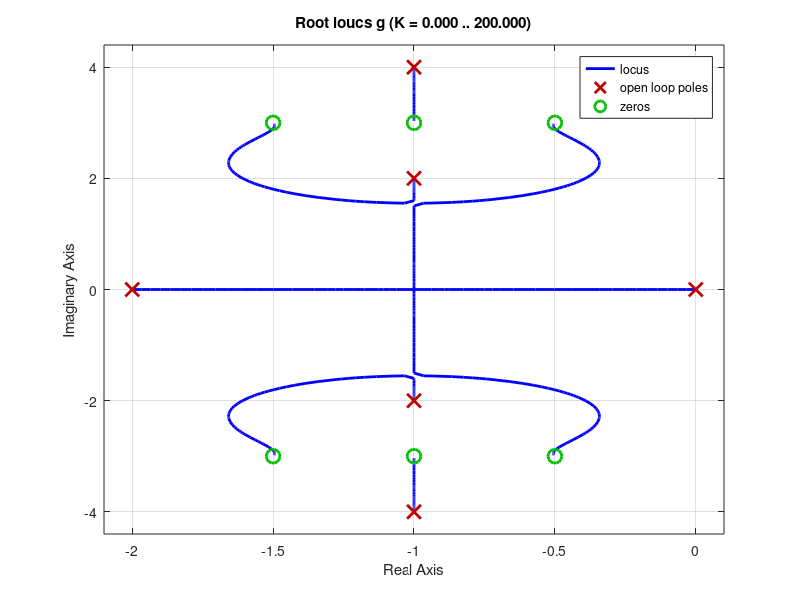

The MATLAB source for this figure:
%G(s) = (s2 + s + 9.25) (s2 + 2s + 10) (s2 + 3s + 11.25) / s (s + 2) (s2 + 2s + 5) (s2 + 2s +
%17).


L = conv(conv([1 1 9.25], [1 2 10]), [1 3 11.25]);
M = conv(conv([1 2 0], [1 2 5]), [1 2 17]);

g = tf(L, M)

rlocus(g)